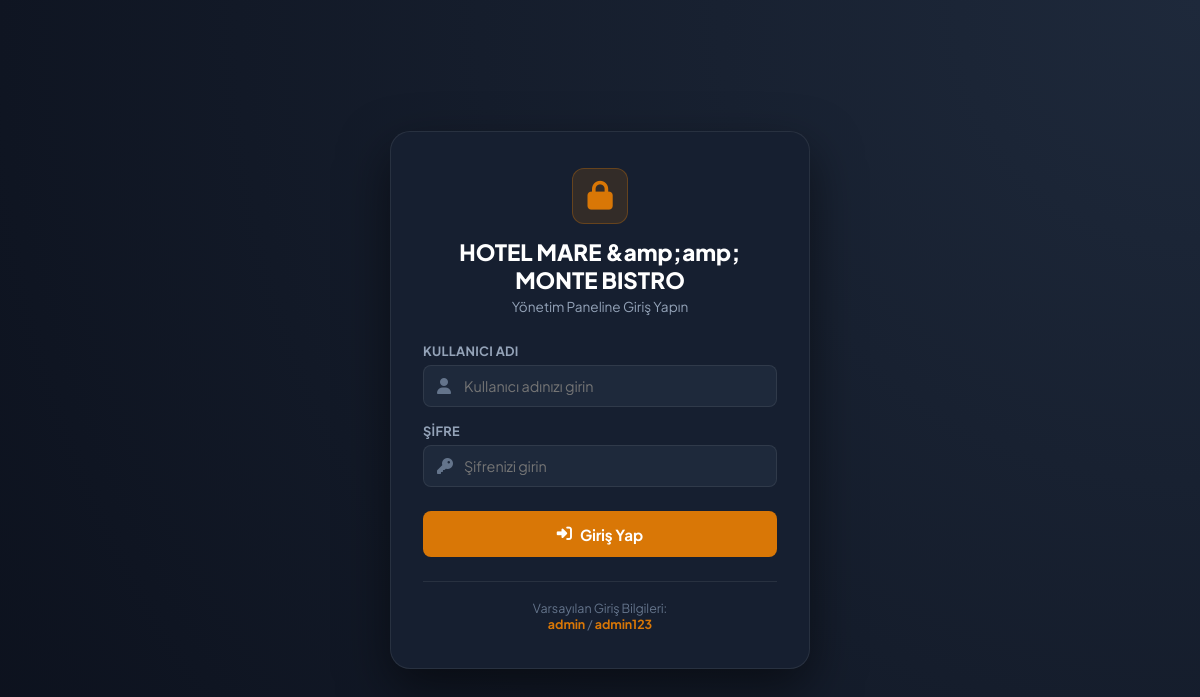
Before: /admin/login.php with the older database file.
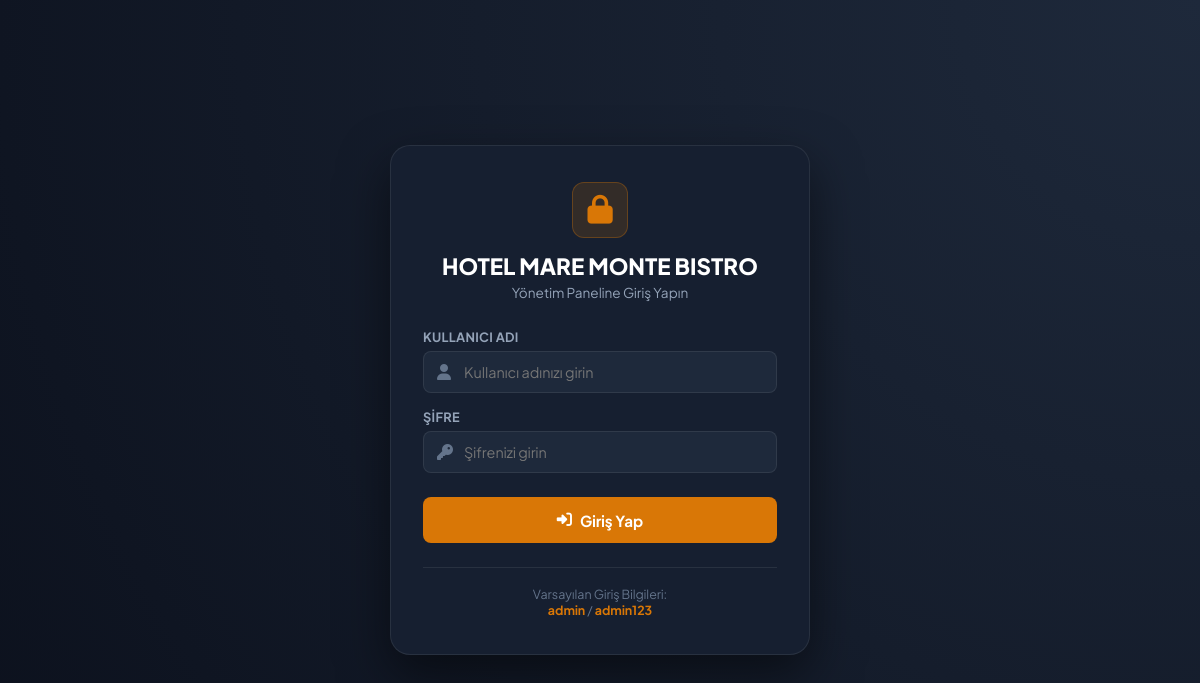
After: the same page with the newer database file.
### tables this page shows
CREATE TABLE settings (
        id INTEGER PRIMARY KEY AUTOINCREMENT,
        setting_key VARCHAR(100) UNIQUE,
        setting_value TEXT,
        updated_at DATETIME DEFAULT CURRENT_TIMESTAMP
    );

### database.php (called while the page is built, shortened)
<?php
try {
    if (DB_DRIVER === 'sqlite') {
        $pdo = new PDO('sqlite:' . DB_SQLITE_PATH);
    } else {
        $pdo = new PDO(
            'mysql:host=' . DB_HOST . ';dbname=' . DB_NAME . ';charset=' . DB_CHARSET,
            DB_USER,
            DB_PASS
        );
    }
    $pdo->setAttribute(PDO::ATTR_ERRMODE, PDO::ERRMODE_EXCEPTION);
    $pdo->setAttribute(PDO::ATTR_DEFAULT_FETCH_MODE, PDO::FETCH_ASSOC);
} catch (PDOException $e) {
    die("Veritabanı bağlantı hatası: " . $e->getMessage());
}
function getSetting($key, $default = '') {
    global $pdo;
    try {
        $stmt = $pdo->prepare("SELECT setting_value FROM settings WHERE setting_key = ?");
        $stmt->execute([$key]);
        $res = $stmt->fetch();
        return $res ? $res['setting_value'] : $default;
    } catch (Exception $e) {
        return $default;
    }
}

### admin/login.php (the view, shortened to what this page needs)
<?php
require_once __DIR__ . '/../database.php';
$restaurantName = getSetting('restaurant_name', 'Gusto QR Menü');
?>
<!DOCTYPE html>
<html lang="tr">
<head>
    <link rel="stylesheet" href="https://cdnjs.cloudflare.com/ajax/libs/font-awesome/6.4.0/css/all.min.css">
    <link rel="stylesheet" href="../assets/css/admin.css">
</head>
<body>
    <div class="login-box">
        <div class="login-header">
            <div class="login-icon">
                <i class="fas fa-lock"></i>
            </div>
            <h2 style="font-size: 1.4rem; font-weight: 800; color: #fff;"><?php echo htmlspecialchars($restaurantName); ?></h2>
            <p style="font-size: 0.85rem; color: var(--text-muted); margin-top: 4px;">Yönetim Paneline Giriş Yapın</p>
        </div>
        <form method="POST" action="login.php">
            <div class="form-group">
                <label class="form-label">Kullanıcı Adı</label>
                <div style="position: relative;">
                    <input type="text" name="username" class="form-control" placeholder="Kullanıcı adınızı girin" required autofocus style="padding-left: 40px;">
                    <i class="fas fa-user" style="position: absolute; left: 14px; top: 50%; transform: translateY(-50%); color: var(--text-dim);"></i>
                </div>
            </div>
            <div class="form-group" style="margin-bottom: 24px;">
                <label class="form-label">Şifre</label>
                <div style="position: relative;">
                    <input type="password" name="password" class="form-control" placeholder="Şifrenizi girin" required style="padding-left: 40px;">
                    <i class="fas fa-key" style="position: absolute; left: 14px; top: 50%; transform: translateY(-50%); color: var(--text-dim);"></i>
                </div>
            </div>
            <button type="submit" class="btn btn-primary" style="width: 100%; height: 46px; font-size: 0.95rem; font-weight: 700;">
                <i class="fas fa-right-to-bracket"></i> Giriş Yap
            </button>
        </form>
        <div style="margin-top: 24px; padding-top: 18px; border-top: 1px solid var(--border); text-align: center;">
            <div style="font-size: 0.78rem; color: var(--text-dim);">
                Varsayılan Giriş Bilgileri:<br>
                <strong style="color: var(--primary);">admin</strong> / <strong style="color: var(--primary);">admin123</strong>
            </div>
        </div>
    </div>
</body>
</html>

### assets/css/admin.css (style rules this page uses)
:root { --primary: #d97706; --primary-rgb: 217, 119, 6; --primary-hover: #b45309; --primary-light: #fef3c7; --bg-dark: #090d16; --bg-sidebar: #0f172a; --bg-body: #0c111d; --bg-card: #161f30; --bg-card-hover: #1e293b; --bg-input: #1e293b; --text-main: #f8fafc; --text-muted: #94a3b8; --text-dim: #64748b; --border: rgba(255, 255, 255, 0.08); --border-focus: rgba(217, 119, 6, 0.5); --success: #10b981; --danger: #ef4444; --warning: #f59e0b; --info: #3b82f6; --radius-sm: 8px; --radius-md: 12px; --radius-lg: 20px; --sidebar-width: 260px; --header-height: 65px; }
*, *::before, *::after { box-sizing: border-box; margin: 0; padding: 0; }
body { font-family: 'Plus Jakarta Sans', -apple-system, BlinkMacSystemFont, sans-serif; background-color: var(--bg-body); color: var(--text-main); min-height: 100vh; display: flex; }
.btn { display: inline-flex; align-items: center; justify-content: center; gap: 8px; padding: 9px 16px; border-radius: var(--radius-sm); font-size: 0.85rem; font-weight: 600; cursor: pointer; border: none; text-decoration: none; transition: all 0.2s ease; font-family: inherit; }
.btn-primary { background: var(--primary); color: #fff; }
.form-group { margin-bottom: 16px; }
.form-label { display: block; font-size: 0.8rem; font-weight: 700; color: var(--text-muted); margin-bottom: 6px; text-transform: uppercase; letter-spacing: 0.3px; }
.form-control { width: 100%; height: 42px; padding: 0 14px; border-radius: var(--radius-sm); background: var(--bg-input); border: 1px solid var(--border); color: var(--text-main); font-size: 0.9rem; font-family: inherit; transition: border-color 0.2s ease; }

### admin/login.php (style rules this page uses)
body { display: flex; align-items: center; justify-content: center; min-height: 100vh; background: radial-gradient(circle at top right, #1e293b 0%, #0c111d 100%); padding: 20px; }
.login-box { width: 100%; max-width: 420px; background: var(--bg-card); border: 1px solid var(--border); border-radius: var(--radius-lg); padding: 36px 32px; box-shadow: 0 20px 50px rgba(0, 0, 0, 0.5); }
.login-header { text-align: center; margin-bottom: 28px; }
.login-icon { width: 56px; height: 56px; border-radius: var(--radius-md); background: rgba(var(--primary-rgb), 0.15); color: var(--primary); display: inline-flex; align-items: center; justify-content: center; font-size: 1.8rem; margin-bottom: 14px; border: 1px solid rgba(var(--primary-rgb), 0.3); }

Changed rows visible on the page:
changed settings: setting_value "HOTEL MARE &amp;amp; MONTE BISTRO" → "HOTEL MARE MONTE BISTRO"
